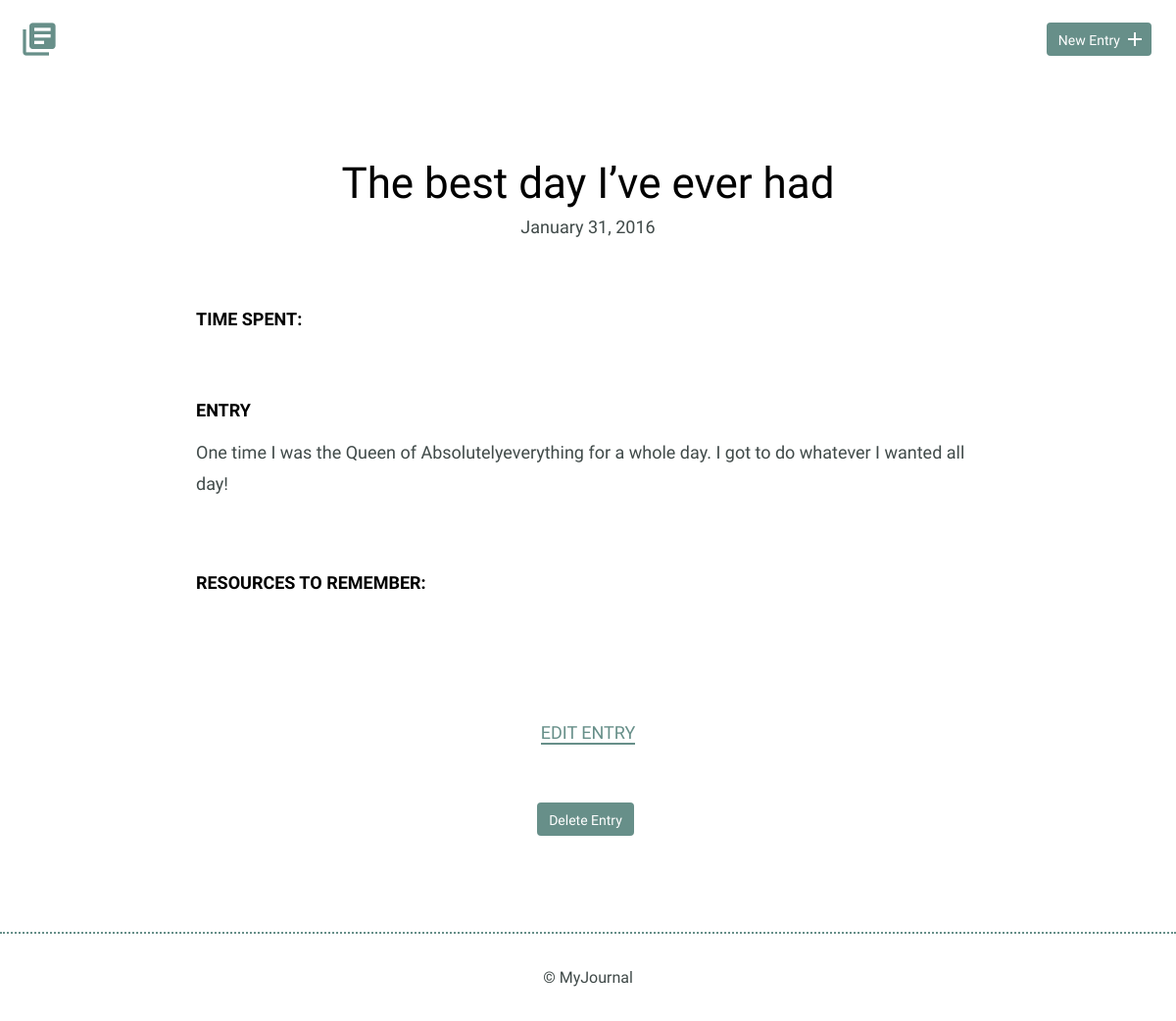
The app's page /detail.php, older data.
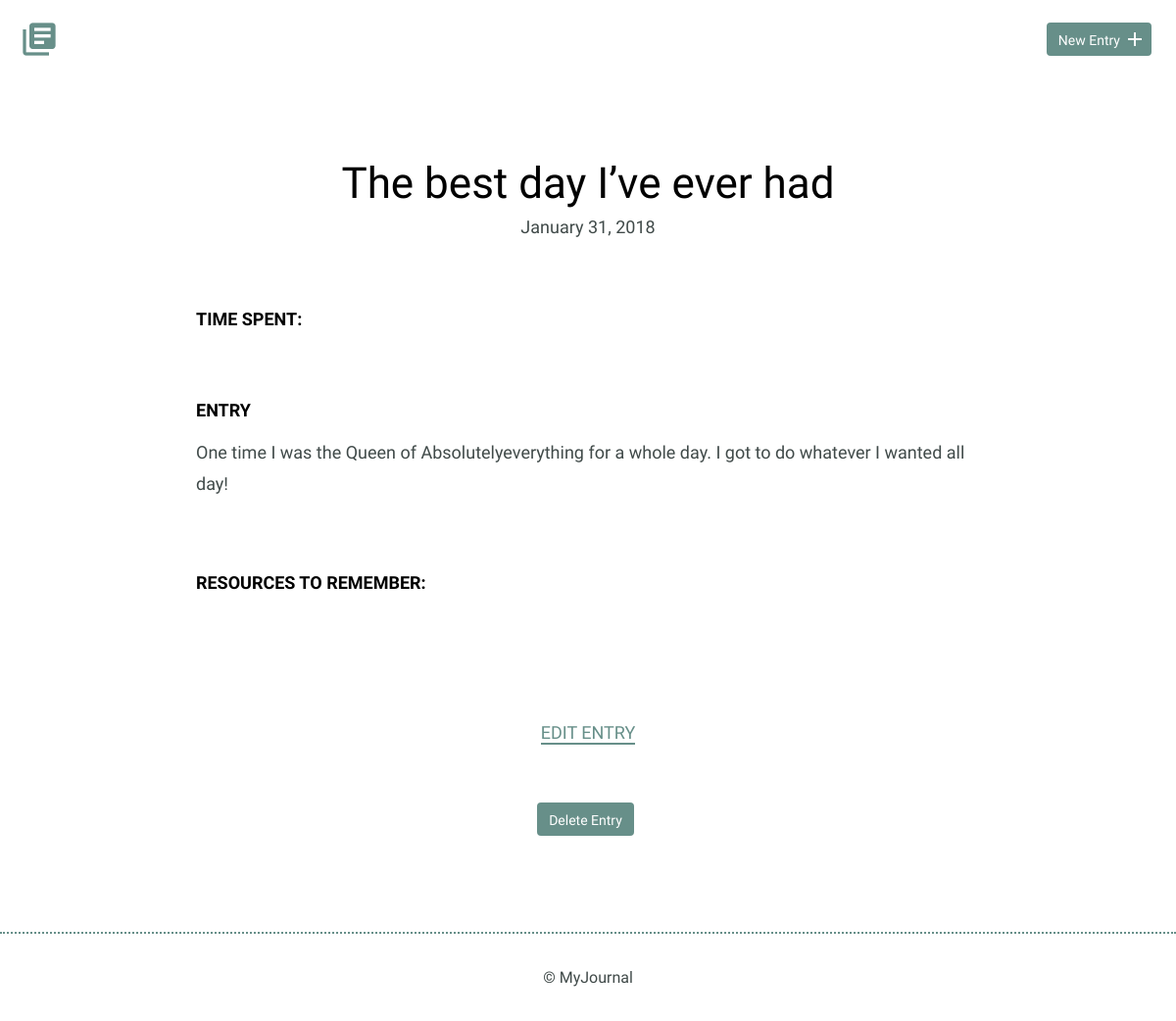
The same page, newer data.
### tables this page shows
CREATE TABLE "journal" (
	`journal_id`	INTEGER,
	`title`	TEXT,
	`date`	TEXT,
	`time_spent`	INTEGER,
	`entry`	TEXT,
	PRIMARY KEY(`journal_id`)
);

### inc/functions.php (called while the page is built, shortened)
<?php
    try {
              $sql = "SELECT * FROM journal";
              $results = $db->prepare($sql);
              $results->execute();
              $journals =  $results->fetchAll(PDO::FETCH_ASSOC);
          }  catch (Exception $e) {
        echo "Bad request from query 1: " . $e->getMessage();
        exit;
    }

### detail.php (the view, shortened to what this page needs)
<?php
require('inc/connection.php');
include('inc/functions.php');
include('inc/header.php');
$entry_id = filter_input(INPUT_GET, 'q', FILTER_SANITIZE_NUMBER_INT);
$entry_id--;
?>
        <section>
            <div class="container">
                <div class="entry-list single">
                    <article>
          <?php
          foreach($journals as $entry) {
              if($entry['journal_id'] == ($entry_id+1) ) {
              echo "<h1>" .$entry['title'] . "</h1>";
                  $getdate = $entry['date'];
                  $date = date("F d, Y", strtotime($getdate));
              echo '<time datetime="' .$getdate .'">';
              echo $date . "</time>";
              echo '<div class="entry"><h3>Time Spent: </h3>';
              echo '<p>' . $journals[$entry_id]['time_spent'];
              echo '</p></div><div class="entry"><h3>Entry</h3>';
              echo "<p>" .$entry['entry'] . "</p>";
            }
          } ?>
              </div><div class="entry">
              <h3>Resources to Remember:</h3>
                   </div>
                    </article>
                </div>
            </div>
            <div class="edit">
                  <p>
                  <?php
                  $project_id = $journals[$entry_id]['journal_id'];
                  echo '<a href="edit.php?q='
                        . $project_id
                        . '">Edit Entry</a></p>';
                        ?>
          <br>
          <p>
            <form method='post' action='detail.php?q=<?php echo ($entry_id +1);?>' onsubmit="return confirm('Are you sure you want to delete this entry? (Can NOT be undone)')">
          <input type='submit' class="button" value='Delete Entry'  />
            </form>
          </p>
            </div>
        </section>
        <?php
        include('inc/footer.php'); ?>
    </body>
</html>

Row changes from the older to the newer data that the page shows:
changed journal "The best day I’ve ever had": date "January 31, 2016" → "January 31, 2018"
